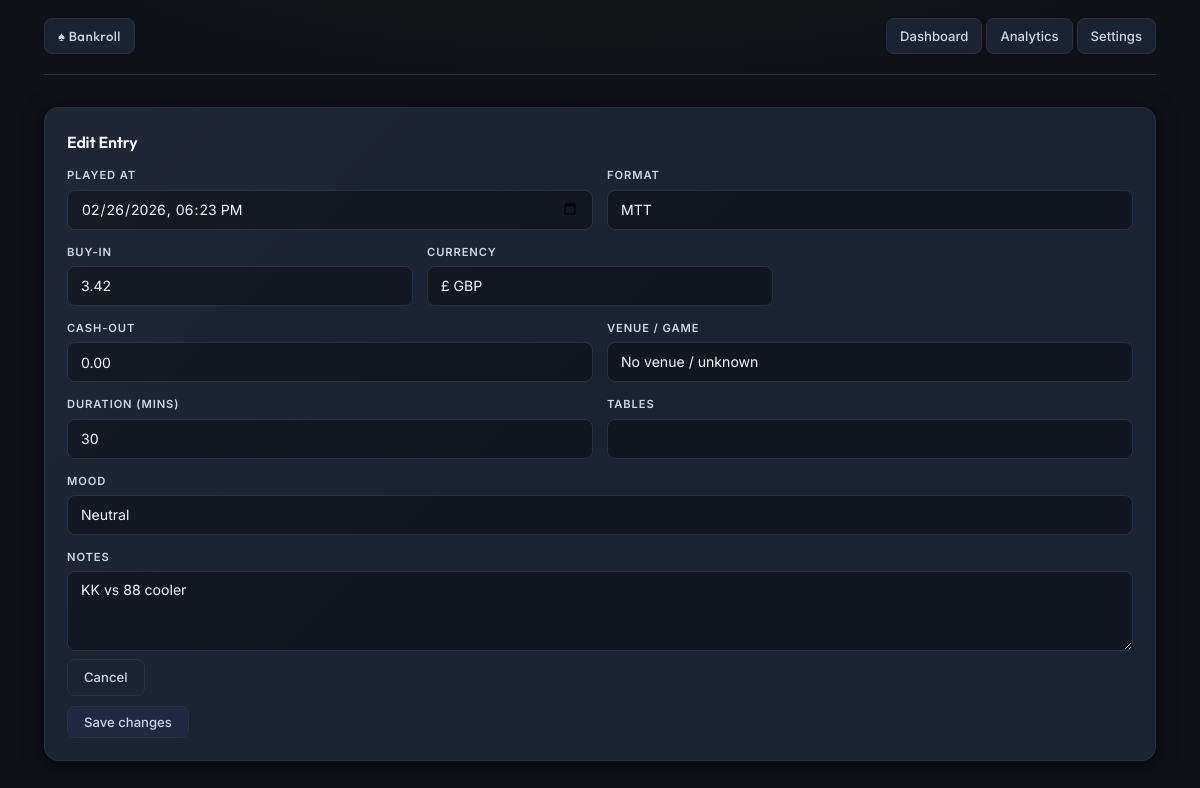
/entries/5/edit/ (signed in), run on the app's committed database.
### pokerlog/models.py (models this page shows, shortened)
class Entry(models.Model):
    FORMAT_CHOICES = [
        ("MTT", "MTT"),
        ("SNG", "SNG"),
        ("CASH", "Cash"),
    ]
    CURRENCY_CHOICES = [("GBP", "£ GBP"), ("USD", "$ USD")]
    user       = models.ForeignKey(User, on_delete=models.CASCADE)
    played_at  = models.DateTimeField()
    format     = models.CharField(max_length=10, choices=FORMAT_CHOICES, default="MTT")
    currency   = models.CharField(max_length=3, choices=CURRENCY_CHOICES, default="GBP")
    venue      = models.ForeignKey(
        Venue, on_delete=models.SET_NULL, null=True, blank=True,
        related_name="entries"
    )
    buy_in   = models.DecimalField(max_digits=10, decimal_places=2, default=0)
    rake     = models.DecimalField(max_digits=10, decimal_places=2, default=0)
    cash_out = models.DecimalField(max_digits=10, decimal_places=2, default=0)
    title            = models.CharField(max_length=100, blank=True, default="")
    duration_minutes = models.PositiveIntegerField(null=True, blank=True)
    table_count      = models.PositiveIntegerField(null=True, blank=True)
    mood             = models.IntegerField(null=True, blank=True)
    notes            = models.TextField(blank=True, default="")
    created_at       = models.DateTimeField(auto_now_add=True)

### pokerlog/views.py (the view)
# urls.py: path("entries/<int:pk>/edit/", entry_edit, name="entry_edit"),
@login_required
@require_http_methods(["GET", "POST"])
def entry_edit(request, pk):
    entry = get_object_or_404(Entry, pk=pk, user=request.user)
    form  = EntryForm(request.POST or None, instance=entry, user=request.user)
    if request.method == "POST" and form.is_valid():
        updated = form.save(commit=False)
        updated.user = request.user
        updated.save()
        return redirect("dashboard")
    return render(request, "pokerlog/entry_edit.html", {"form": form, "entry": entry})

### pokerlog/templates/pokerlog/entry_edit.html (shortened to what this page needs)
{% extends "pokerlog/base.html" %}
{% block content %}
<div class="card">
  <h2>Edit Entry</h2>
  <form method="post">
    <div class="row">
      <div class="field">
        <label for="{{ form.played_at.id_for_label }}">Played at</label>
        {{ form.played_at }}
      </div>
      <div class="field">
        <label for="{{ form.format.id_for_label }}">Format</label>
        {{ form.format }}
      </div>
    </div>
    <div class="row">
      <div class="field">
        <label for="{{ form.buy_in.id_for_label }}">Buy-in</label>
        {{ form.buy_in }}
      </div>
      <div class="field">
        <label for="{{ form.currency.id_for_label }}">Currency</label>
        {{ form.currency }}{{ form.currency.errors }}
      </div>
      <div class="field"></div>
    </div>
    <div class="row">
      <div class="field">
        <label for="{{ form.cash_out.id_for_label }}">Cash-out</label>
        {{ form.cash_out }}
      </div>
      <div class="field">
        <label for="{{ form.venue.id_for_label }}">Venue / game</label>
        {{ form.venue }}
      </div>
    </div>
    <div class="row">
      <div class="field">
        <label for="{{ form.duration_minutes.id_for_label }}">Duration (mins)</label>
        {{ form.duration_minutes }}
      </div>
      <div class="field">
        <label for="{{ form.table_count.id_for_label }}">Tables</label>
        {{ form.table_count }}
      </div>
    </div>
    <div class="row">
      <div class="field">
        <label for="{{ form.mood.id_for_label }}">Mood</label>
        {{ form.mood }}
      </div>
    </div>
    <div class="field">
      <label for="{{ form.notes.id_for_label }}">Notes</label>
      {{ form.notes }}
    </div>
    <div class="actions">
      <a class="btn secondary" href="{% url 'dashboard' %}">Cancel</a>
      <button class="btn" type="submit">Save changes</button>
    </div>
  </form>
</div>
{% endblock %}

### pokerlog/static/pokerlog/styles.css (style rules this page uses)
:root { --gold: #c9963a; --gold2: #e8b84b; --green: #16a34a; --red: #dc2626; --radius: 14px; --radius-sm: 8px; --radius-xs: 5px; --transition: .2s ease; }
[data-theme="dark"] { --bg: #0e1117; --bg2: #161c27; --card: #1b2232; --card2: #202840; --border: #283044; --border2: #36405a; --text: #f5f8ff; --text2: #cdd5e3; --muted: #8fa0b8; --red-soft: #e06c6c; --shadow: 0 4px 20px rgba(0,0,0,.55); --shadow-sm: 0 2px 8px rgba(0,0,0,.4); --input-bg: #111620; --hover: rgba(255,255,255,.025); --gold-glow: rgba(201,150,58,.07); --chart-text: #cdd5e3; --chart-grid: rgba(255,255,255,.07); }
*, *::before, *::after { box-sizing: border-box; margin: 0; padding: 0; }
html { scroll-behavior: smooth; }
body { font-family: 'Inter', sans-serif; font-size: 14.5px; line-height: 1.55; background: var(--bg); color: var(--text); min-height: 100vh; transition: background var(--transition), color var(--transition); }
[data-theme="dark"] body { background-image: radial-gradient(ellipse 80% 30% at 50% -8%, rgba(201,150,58,.05) 0%, transparent 60%); }
h2 { font-family: 'Outfit', sans-serif; font-weight: 600; font-size: 1rem; color: var(--text); margin-bottom: 12px; letter-spacing: -0.01em; }
.card { background: var(--card); border: 1px solid var(--border); border-radius: var(--radius); box-shadow: var(--shadow); padding: 22px; margin-bottom: 16px; transition: background var(--transition), border-color var(--transition); position: relative; overflow: hidden; }
[data-theme="dark"] .card::before { content: ''; position: absolute; inset: 0; border-radius: inherit; background: linear-gradient(135deg, rgba(255,255,255,.018) 0%, transparent 50%); pointer-events: none; }
.btn { display: inline-flex; align-items: center; gap: 5px; border: 1px solid var(--border); background: var(--card2); color: var(--text2); padding: 7px 16px; border-radius: var(--radius-sm); cursor: pointer; font-size: 0.82rem; font-weight: 500; font-family: 'Inter', sans-serif; text-decoration: none; transition: all var(--transition); white-space: nowrap; }
.btn.secondary { background: transparent; color: var(--text2); border-color: var(--border); }
form { margin: 0; }
.row { display: flex; gap: 14px; flex-wrap: wrap; margin-bottom: 14px; }
.field { display: flex; flex-direction: column; gap: 5px; min-width: 200px; flex: 1; }
label { font-size: 0.7rem; font-weight: 600; color: var(--text2); text-transform: uppercase; letter-spacing: 0.08em; }
input, select, textarea, form input, form select, form textarea { width: 100%; padding: 9px 13px; border: 1px solid var(--border); border-radius: var(--radius-sm); font-size: 0.88rem; font-family: 'Inter', sans-serif; background: var(--input-bg); color: var(--text); box-sizing: border-box; height: 40px; transition: border-color var(--transition), box-shadow var(--transition); -webkit-appearance: none; appearance: none; }
form textarea, textarea { height: auto; min-height: 80px; resize: vertical; }
select { background-repeat: no-repeat; background-position: right 11px center; padding-right: 32px; cursor: pointer; }
input[type="submit"], button[type="submit"] { width: auto; height: auto; }
.actions { text-align: right; white-space: nowrap; width: 1%; }
.actions { display: flex; gap: 10px; flex-wrap: wrap; align-items: center; margin-top: 8px; }
@media (min-width: 900px) { .row { flex-wrap: nowrap; } }
@media (min-width: 900px) { .field { min-width: 0; } }

### data on the page
Entry: played_at "02/26/2026 18:23", format "MTT", buy_in "3.42", currency "£ GBP", cash_out "0.00", venue "No venue / unknown", duration_minutes "30", mood "Neutral", notes "KK vs 88 cooler"
